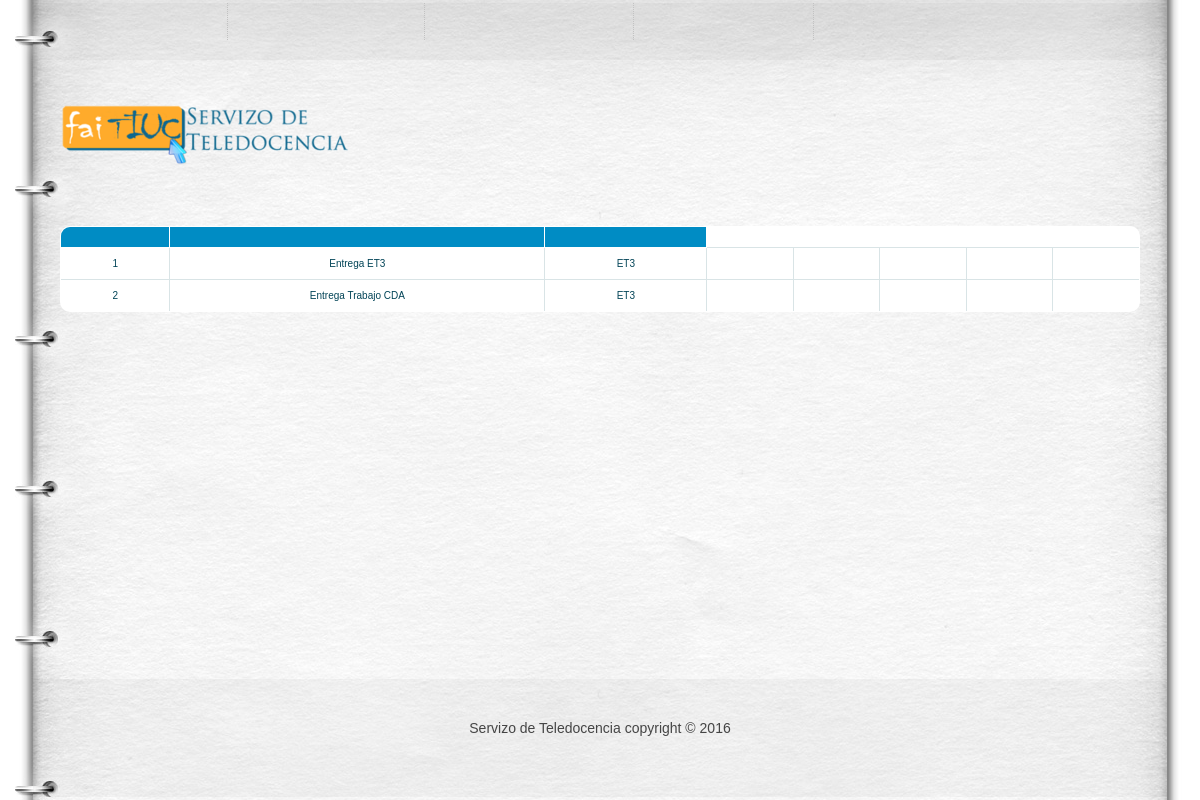
Page /et3_iu/Controllers/ENTREGAS_Controller.php (signed in) on the committed database.
### tables this page shows
CREATE TABLE IF NOT EXISTS `ENTREGA` (
`ENTREGA_ID` int(10) NOT NULL,
  `ENTREGA_NOMBRE` varchar(30) NOT NULL,
  `ENTREGA_TRABAJO` int(10) NOT NULL
);

CREATE TABLE IF NOT EXISTS `TRABAJO` (
`TRABAJO_ID` int(10) NOT NULL,
  `TRABAJO_NOM` varchar(30) NOT NULL,
  `TRABAJO_DESCRIPCION` varchar(50) NOT NULL,
  `TRABAJO_MATERIA` int(10) NOT NULL,
  `TRABAJO_PROFESOR` int(10) NOT NULL,
  `TRABAJO_FECHA_INICIO` DATETIME NOT NULL,
  `TRABAJO_FECHA_FIN` DATETIME NOT NULL,
  `TRABAJO_FECHA_CREACION` DATETIME NOT NULL
);

### et3_iu/Controllers/ENTREGAS_Controller.php (called while the page is built, shortened)
<?php
    include '../Models/ENTREGAS_Model.php';
    Switch ($_REQUEST['accion']) {
        default:
            if (!isset($_REQUEST['ENTREGA_NOMBRE'])) {
                $entrega = new ENTREGAS_Model('', '', '');
            } else {
                $entrega = get_data_form();
            }
            $datos = $entrega->ConsultarTodo();
          if(!tienePermisos('ENTREGAS_Show')){
             new Mensaje('No tienes los permisos necesarios', '../Views/DEFAULT_Vista.php');
            }else {
                new ENTREGAS_Show($datos, '../Views/DEFAULT_Vista.php');
            }
    }
    ?>

### et3_iu/Models/ENTREGAS_Model.php (called while the page is built, shortened)
<?php
class ENTREGAS_Model
{
	var $mysqli;
function ConectarBD()
{
    $this->mysqli = new mysqli( "localhost", "iu2016", "iu2016", "IU2016");
}
function ConsultarTodo()
{
    $sql = "select * from ENTREGA";
    if (!($resultado = $this->mysqli->query($sql))){
        return 'Error en la consulta sobre la base de datos';
    }
    else{
        $toret=array();
        $i=0;
        while ($fila= $resultado->fetch_array()) {
            $toret[$i]=$fila;
            $i++;
        }
        return $toret;
    }
}
    function nombreTrabajo($id){
        $sql = "select TRABAJO_NOM	from TRABAJO where ((TRABAJO_ID ='$id'))";
        $resultado = $this->mysqli->query($sql);
        $fila = $resultado->fetch_array();
        $toret=$fila['TRABAJO_NOM'];
        return $toret;
    }
function user(){
    $sql = "select USUARIO_TIPO from USUARIO where USUARIO_USER = '".$_SESSION['login']."'";
    $result = $this->mysqli->query($sql);
    if ($result->num_rows == 1){
        foreach ($result as $a=>$b){
            $toRet = $b;
        }
    }else $toRet = '';
    return $toRet;
}
}
?>

### et3_iu/Views/ENTREGAS_SHOWALL_Vista.php (the view, shortened to what this page needs)
<?php
class ENTREGAS_Show{
    private $datos;
    private $volver;
    function __construct($array, $volver){
        $this->datos = $array;
        $this->volver = $volver;
        $this->render();
    }
    function render(){
        ?> <head>
            <link rel="stylesheet" href="../css/reset.css" type="text/css" media="all">
            <link rel="stylesheet" href="../css/style.css" type="text/css" media="all">
        </head>
        <body id="page2">
        <div class="wrap">
            <header>
                <div class="container">
                    <h1><a href="../Views/DEFAULT_Vista.php"></a></h1>
                    <nav>
                            <ul><li><?php echo '<a href=\'' . $this->volver . "' class='m5'>" . $strings['Volver'] . " </a>"; ?></li>
                                <?php
                                require_once ('../Models/ENTREGAS_Model.php');
                                $m = new ENTREGAS_Model('','','');
                                $n = $m->user();
                                    if($n['USUARIO_TIPO'] == 1 || $n['USUARIO_TIPO'] == 4){
                                       echo " <li><a href='./ENTREGAS_Controller.php?accion=".$strings['Consultar']."'class='m4'>".$strings['Consultar']."</a></li>";
                                       echo " <li><a href='./ENTREGAS_Controller.php?accion=".$strings['Insertar']."' class='m3'>". $strings['Insertar']."</a></li>";
                                    }
                                   ?>
                                <li><a href="../Functions/Desconectar.php" class="m2"><?php echo  $strings['Cerrar Sesión']; ?></a></li>
                            </ul>
                    </nav>
                </div>
            </header>
            <div class="container">
                <?php
                $lista = array('ENTREGA_ID', 'ENTREGA_NOMBRE', 'ENTREGA_TRABAJO');
                ?>
                <br><br>
                <div id="centrado"><table class="table" id="btable" border = 1>
                        <tr>
                            <?php
                            foreach($lista as $titulo){
                                    echo "<th>";
                                ?>
                                </th>
                                <?php
                            }
                            ?>
                        </tr>
                        <?php
                        for ($j=0;$j<count($this->datos);$j++){
                            echo "<tr>";
                            foreach ($this->datos[$j] as $clave => $valor) {
                                for ($i = 0; $i < count($lista); $i++) {
                                    if ($clave === $lista[$i]) {
                                        if($clave != 'ENTREGA_TRABAJO'){
                                            echo "<td>";
                                            echo $valor;
                                            echo "</td>";
                                        }else{
                                            $w = new ENTREGAS_Model('','','');
                                            echo "<td>";
                                            echo $w->nombreTrabajo($valor);
                                            echo "</td>";
                                        }
                                    }
                                }
                            }
                            ?>
                            <?php
                            $m = new ENTREGAS_Model('','','');
                            $n = $m->user();
                            if($n['USUARIO_TIPO'] == 1 || $n['USUARIO_TIPO'] == 2 || $n['USUARIO_TIPO'] == 4) {
                                echo '<td>';
                                echo '</td>';
                                echo '<td>';
                                echo '</td>';
                                echo '<td>';
                                echo '</td>';
                            }
                            if($n['USUARIO_TIPO'] == 1 || $n['USUARIO_TIPO'] == 3){
                                echo " <td><a href='./ALUMNO_ENTREGA_Controller.php?accion=".$strings['Añadir']."&ENTREGA_ID=".$this->datos[$j]['ENTREGA_ID']."'>". $strings['Añadir']."</a></td>";
                              ?>
                            <td><a   href='<?php echo ConsultarLinkEntrega($this->datos[$j]['ENTREGA_ID']) ?>' target="_blank"><?php echo $strings['Ver'] ?></a></td>
<?php
                            }
                            ?>
                            <?php
                            echo "<tr>";
                        }
                        ?>
                    </table></div>
            </div>
        </div>
        <footer>
            <div class="container">
                <div class="inside">
                    <div class="wrapper">
                        <div class="aligncenter"> Servizo de Teledocencia copyright © 2016 </div>
                    </div>
                </div>
            </div>
        </footer>
        </body>
        <?php
    }
}

### et3_iu/css/style.css (style rules this page uses)
article, aside, audio, canvas, command, datalist, details, embed, figcaption, figure, footer, header, hgroup, keygen, meter, nav, output, progress, section, source, video { display:block; }
body { background:#fff; font-family:Arial, Helvetica, sans-serif; font-size:100%; line-height:1em; color:#454545; }
html, body { height:100%; }
.container { margin:0 auto; width:1080px; overflow:hidden; font-size:.875em; padding-bottom:176px; }
header { background:url(../images/header-bg.jpg) no-repeat center top; min-width:940px; }
header .container { height:194px; position:relative; padding:0; }
footer { background:url(../images/footer-bg.png) no-repeat center top; margin-top:-121px; min-width:940px; }
footer .container { height:121px; padding:0; }
.aligncenter { text-align:center; }
.wrapper { width:100%; overflow:hidden; }
.wrap { height:auto !important; height:100%; min-height:100%; background:url(../images/tail-middle.jpg) repeat-y center 194px; min-width:940px; }
#centrado { text-align: center; }
a { color:#ff7b01; outline:none; }
h1 { text-indent:-9999px; }
h1 a { width:473px; height:63px; position:absolute; left:0; top:104px; background:url(../images/logo.png) no-repeat left top; }
header nav { position:absolute; left:0; top:3px; }
header nav ul li { float:left; font-size:16px; line-height:1.2em; text-transform:uppercase; padding-right:1px; background:url(../images/divider.gif) repeat-y right top; }
header nav ul li a { color:#454545; text-decoration:none; display:block; float:left; text-align:center; padding:18px 0 20px 0; background-repeat:no-repeat; background-position:left top; }
header nav ul li a.m2 { width:179px; }
header nav ul li a.m3 { width:208px; }
header nav ul li a.m4 { width:196px; }
header nav ul li a.m5 { width:167px; }
table { white-space: normal; line-height: normal; font-weight: normal; font-size: smaller; font-style: normal; color: black; text-align: center; font-variant: normal; border-color: gray; background-color: white; }
#btable { white-space: normal; line-height: normal; font-weight: normal; font-size: 10px; font-style: normal; color: black; text-align: center; font-variant: normal; border-color: gray; background-color: white; margin-left: 0px; }
#btable { width: 100%; overflow: hidden; background: #FFF; color: #024457; border-radius: 10px; border: 1px solid #008cc4; }
#btable tr { border: 1px solid #D9E4E6; }
#btable tr:nth-child(odd) { background-color: #EAF3F3; }
#btable th { display: none; border: 1px solid #FFF; background-color: #008cc4; color: #FFF; padding: 1em; }
#btable th:first-child { display: table-cell; text-align: center; }
#btable th:nth-child(2) { display: table-cell; }
#btable th:nth-child(2):after { content: attr(data-th); }
@media (min-width: 480px) { #btable th:nth-child(2):after { display: none; } }
#btable td { display: block; word-wrap: break-word; max-width: 7em; }
#btable td:first-child { display: table-cell; text-align: center; border-right: 1px solid #D9E4E6; }
@media (min-width: 480px) { #btable td { border: 1px solid #D9E4E6; } }
#btable th, #btable td { text-align: center; margin: .5em 1em; }
@media (min-width: 480px) { #btable th, #btable td { display: table-cell; padding: 1em; } }
footer .aligncenter { padding-top:39px; line-height:1.429em; }

### rows in the picture
entrega: ENTREGA_ID "1", ENTREGA_NOMBRE "Entrega ET3", ENTREGA_TRABAJO.TRABAJO_NOM "ET3"
entrega: ENTREGA_ID "2", ENTREGA_NOMBRE "Entrega Trabajo CDA", ENTREGA_TRABAJO.TRABAJO_NOM "ET3"
